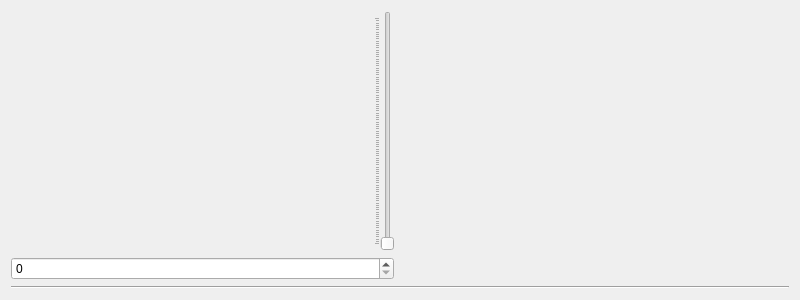
<?xml version="1.0" encoding="UTF-8"?>
<ui version="4.0">
 <class>ThresholdsWidget</class>
 <widget class="QWidget" name="ThresholdsWidget">
  <property name="geometry">
   <rect>
    <x>0</x>
    <y>0</y>
    <width>800</width>
    <height>300</height>
   </rect>
  </property>
  <property name="minimumSize">
   <size>
    <width>800</width>
    <height>300</height>
   </size>
  </property>
  <property name="windowTitle">
   <string>Form</string>
  </property>
  <layout class="QVBoxLayout" name="verticalLayout_2">
   <item>
    <layout class="QHBoxLayout" name="horizontalLayout_2" stretch="2,1,1">
     <item>
      <layout class="QVBoxLayout" name="verticalLayout">
       <item>
        <layout class="QHBoxLayout" name="horizontalLayout">
         <item>
          <widget class="QCustomPlot" name="signalPlot" native="true"/>
         </item>
         <item>
          <widget class="QSlider" name="vsThresholdsLevel">
           <property name="maximum">
            <number>100</number>
           </property>
           <property name="orientation">
            <enum>Qt::Vertical</enum>
           </property>
           <property name="invertedAppearance">
            <bool>false</bool>
           </property>
           <property name="invertedControls">
            <bool>false</bool>
           </property>
           <property name="tickPosition">
            <enum>QSlider::TicksAbove</enum>
           </property>
           <property name="tickInterval">
            <number>1</number>
           </property>
          </widget>
         </item>
        </layout>
       </item>
       <item>
        <widget class="QSpinBox" name="sbThresholdsLevel"/>
       </item>
      </layout>
     </item>
     <item>
      <widget class="QCustomPlot" name="averagePlot" native="true"/>
     </item>
     <item>
      <widget class="QCustomPlot" name="densityPlot" native="true"/>
     </item>
    </layout>
   </item>
   <item>
    <widget class="Line" name="line">
     <property name="orientation">
      <enum>Qt::Horizontal</enum>
     </property>
    </widget>
   </item>
  </layout>
 </widget>
 <customwidgets>
  <customwidget>
   <class>QCustomPlot</class>
   <extends>QWidget</extends>
   <header>qcustomplot/qcustomplot.h</header>
   <container>1</container>
  </customwidget>
 </customwidgets>
 <resources/>
 <connections/>
</ui>
